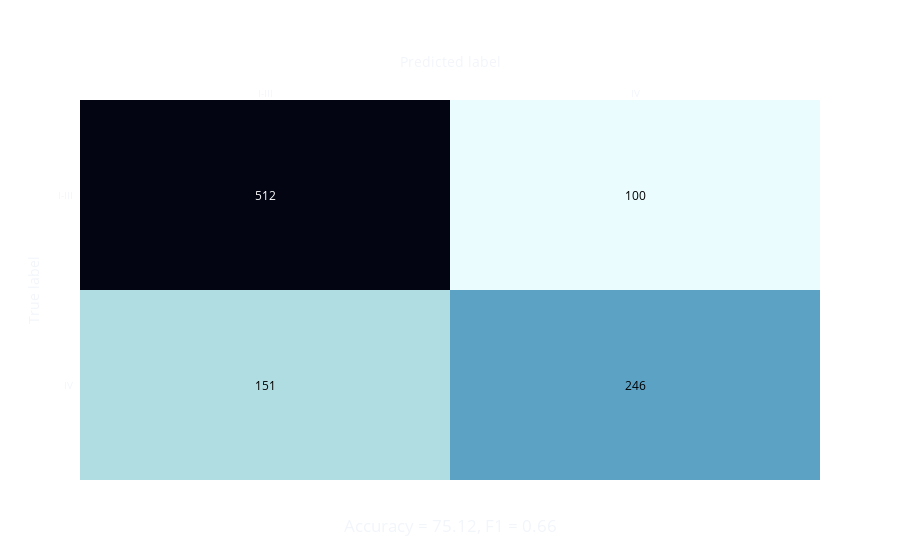

Here is the notebook cell this chart was saved with:
### Code cell
accuracy = accuracy_score(y_true, y_pred.astype(int))
f1 = f1_score(y_true, y_pred.astype(int))
cm = confusion_matrix(y_true, y_pred.astype(int))

title_dict = {
    'text': f'Accuracy = {accuracy*100:.2f}, F1 = {f1:.2f}',
    'x': 0.5,
    'y': 0.05
}

plot_confusion_matrix(cm, labels, title_dict)

### Figure 1 — Plotly figure (JSON) as saved in the notebook; plotly's stock layout.template omitted (floating-point values rounded to 4 significant figures)
{"data": [{"colorscale": [[0.0, "rgb(3, 5, 18)"], [0.09091, "rgb(25, 25, 51)"], [0.1818, "rgb(44, 42, 87)"], [0.2727, "rgb(58, 60, 125)"], [0.3636, "rgb(62, 83, 160)"], [0.4545, "rgb(62, 109, 178)"], [0.5455, "rgb(72, 134, 187)"], [0.6364, "rgb(89, 159, 196)"], [0.7273, "rgb(114, 184, 205)"], [0.8182, "rgb(149, 207, 216)"], [0.9091, "rgb(192, 229, 232)"], [1.0, "rgb(234, 252, 253)"]], "reversescale": true, "showscale": false, "x": ["I-III", "IV"], "y": ["IV", "I-III"], "z": [[151, 246], [512, 100]], "type": "heatmap"}], "layout": {"annotations": [{"font": {"color": "#000000"}, "showarrow": false, "text": "151", "x": "I-III", "xref": "x", "y": "IV", "yref": "y"}, {"font": {"color": "#000000"}, "showarrow": false, "text": "246", "x": "IV", "xref": "x", "y": "IV", "yref": "y"}, {"font": {"color": "#FFFFFF"}, "showarrow": false, "text": "512", "x": "I-III", "xref": "x", "y": "I-III", "yref": "y"}, {"font": {"color": "#000000"}, "showarrow": false, "text": "100", "x": "IV", "xref": "x", "y": "I-III", "yref": "y"}], "xaxis": {"dtick": 1, "gridcolor": "rgb(0, 0, 0)", "side": "top", "ticks": "", "tickfont": {"size": 10}, "title": {"text": "Predicted label"}}, "yaxis": {"dtick": 1, "ticks": "", "ticksuffix": "  ", "tickfont": {"size": 10}, "title": {"text": "True label"}}, "title": {"text": "Accuracy = 75.12, F1 = 0.66", "x": 0.5, "y": 0.05}, "paper_bgcolor": "rgba(0,0,0,0)"}}
